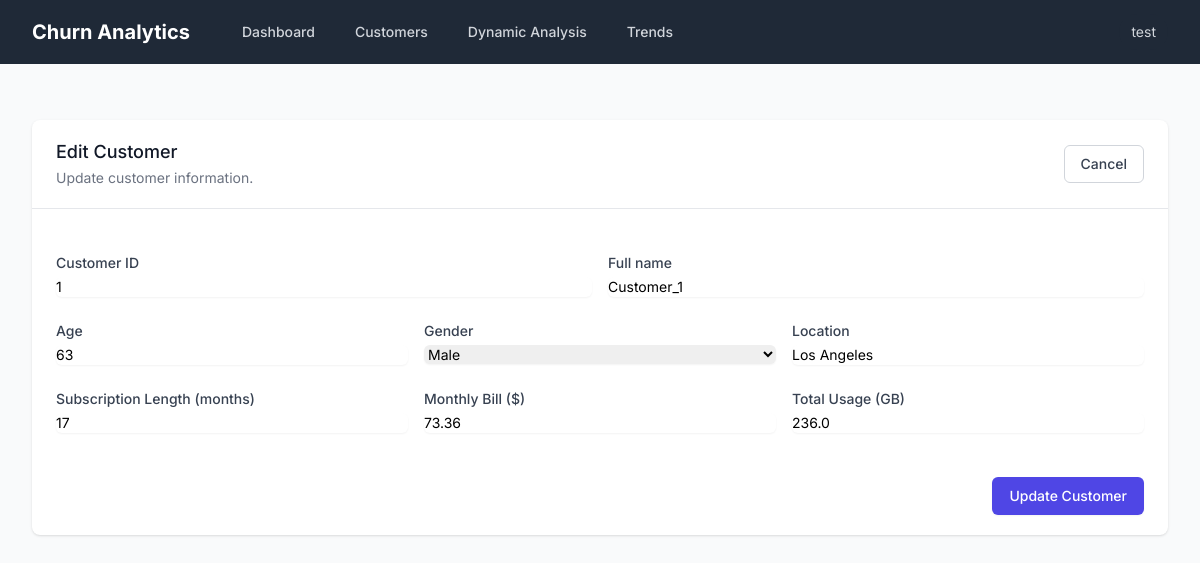
The page /customer/1/edit (signed in) on the database its author committed.
### app/src/app/models.py (models this page shows, shortened)
class User(UserMixin, db.Model):
    id = db.Column(db.Integer, primary_key=True)
    username = db.Column(db.String(64), index=True, unique=True)
    email = db.Column(db.String(120), index=True, unique=True)
    password_hash = db.Column(db.String(128))
    role = db.Column(db.String(20), default='user')  # user, admin, analyst
    last_seen = db.Column(db.DateTime, default=datetime.utcnow)
    company_name = db.Column(db.String(100))
    phone_number = db.Column(db.String(20))
    created_at = db.Column(db.DateTime, default=datetime.utcnow)
    is_active = db.Column(db.Boolean, default=True)
    customers = db.relationship('Customer', backref='user', lazy=True)

class Customer(db.Model):
    id = db.Column(db.Integer, primary_key=True)
    user_id = db.Column(db.Integer, db.ForeignKey('user.id'), nullable=False)
    customer_id = db.Column(db.String(50), unique=True, nullable=False)
    name = db.Column(db.String(100), nullable=False)
    age = db.Column(db.Integer)
    gender = db.Column(db.String(10))
    location = db.Column(db.String(100))
    subscription_length_months = db.Column(db.Integer)
    monthly_bill = db.Column(db.Float)
    total_usage_gb = db.Column(db.Float)
    churn_score = db.Column(db.Float)
    churn_prediction = db.Column(db.Boolean)
    last_prediction_date = db.Column(db.DateTime)
    risk_factors = db.Column(db.JSON)  # Store identified risk factors
    customer_segment = db.Column(db.String(50))  # High-value, Medium-value, Low-value
    activities = db.relationship('CustomerActivity', backref='customer', lazy=True)
    created_at = db.Column(db.DateTime, default=datetime.utcnow)
    updated_at = db.Column(db.DateTime, default=datetime.utcnow, onupdate=datetime.utcnow)

### app/src/app/routes.py (the view, shortened to what this page needs)
@main.route('/customer/<int:customer_id>/edit', methods=['GET', 'POST'])
@login_required
def edit_customer(customer_id):
    customer = Customer.query.get_or_404(customer_id)
    if customer.user_id != current_user.id:
        abort(403)
    form = AddCustomerForm(obj=customer)
    return render_template('edit_customer.html', form=form, customer=customer)

### app/src/app/forms.py
class AddCustomerForm(FlaskForm):
    customer_id = StringField('Customer ID', validators=[DataRequired()])
    name = StringField('Name', validators=[DataRequired()])
    age = IntegerField('Age', validators=[Optional(), NumberRange(min=0)])
    gender = SelectField('Gender', choices=[
        ('', 'Select'),
        ('Male', 'Male'),
        ('Female', 'Female'),
        ('Other', 'Other')
    ], validators=[Optional()])
    location = StringField('Location', validators=[Optional()])
    subscription_length_months = IntegerField('Subscription Length (months)',
        validators=[DataRequired(), NumberRange(min=0)])
    monthly_bill = FloatField('Monthly Bill',
        validators=[DataRequired(), NumberRange(min=0)])
    total_usage_gb = FloatField('Total Usage (GB)',
        validators=[DataRequired(), NumberRange(min=0)])

### app/src/app/models.py (called while the page is built)
@login.user_loader
def load_user(user_id):
    return User.query.get(int(user_id))

### app/src/app/templates/edit_customer.html (shortened to what this page needs)
{% extends "base.html" %}
{% block content %}
<div class="max-w-7xl mx-auto px-4 sm:px-6 lg:px-8 py-8">
  <div class="bg-white shadow overflow-hidden sm:rounded-lg">
    <div class="px-4 py-5 sm:px-6 flex justify-between items-center">
      <div>
        <h3 class="text-lg leading-6 font-medium text-gray-900">Edit Customer</h3>
        <p class="mt-1 max-w-2xl text-sm text-gray-500">Update customer information.</p>
      </div>
      <div>
        <a href="{{ url_for('main.view_customer', customer_id=customer.id) }}"
          class="inline-flex items-center px-4 py-2 border border-gray-300 text-sm font-medium rounded-md text-gray-700 bg-white hover:bg-gray-50">
          Cancel
        </a>
      </div>
    </div>
    <div class="border-t border-gray-200 px-4 py-5 sm:px-6">
      <form method="POST" class="space-y-6">
        <div class="grid grid-cols-1 gap-y-6 gap-x-4 sm:grid-cols-6">
          <div class="sm:col-span-3">
            <label for="customer_id" class="block text-sm font-medium text-gray-700">Customer ID</label>
            <div class="mt-1">
              {{ form.customer_id(class="shadow-sm focus:ring-indigo-500 focus:border-indigo-500 block w-full sm:text-sm
              border-gray-300 rounded-md") }}
            </div>
          </div>
          <div class="sm:col-span-3">
            <label for="name" class="block text-sm font-medium text-gray-700">Full name</label>
            <div class="mt-1">
              {{ form.name(class="shadow-sm focus:ring-indigo-500 focus:border-indigo-500 block w-full sm:text-sm
              border-gray-300 rounded-md") }}
            </div>
          </div>
          <div class="sm:col-span-2">
            <label for="age" class="block text-sm font-medium text-gray-700">Age</label>
            <div class="mt-1">
              {{ form.age(class="shadow-sm focus:ring-indigo-500 focus:border-indigo-500 block w-full sm:text-sm
              border-gray-300 rounded-md") }}
            </div>
          </div>
          <div class="sm:col-span-2">
            <label for="gender" class="block text-sm font-medium text-gray-700">Gender</label>
            <div class="mt-1">
              {{ form.gender(class="shadow-sm focus:ring-indigo-500 focus:border-indigo-500 block w-full sm:text-sm
              border-gray-300 rounded-md") }}
            </div>
          </div>
          <div class="sm:col-span-2">
            <label for="location" class="block text-sm font-medium text-gray-700">Location</label>
            <div class="mt-1">
              {{ form.location(class="shadow-sm focus:ring-indigo-500 focus:border-indigo-500 block w-full sm:text-sm
              border-gray-300 rounded-md") }}
            </div>
          </div>
          <div class="sm:col-span-2">
            <label for="subscription_length_months" class="block text-sm font-medium text-gray-700">Subscription Length
              (months)</label>
            <div class="mt-1">
              {{ form.subscription_length_months(class="shadow-sm focus:ring-indigo-500 focus:border-indigo-500 block
              w-full sm:text-sm border-gray-300 rounded-md") }}
            </div>
          </div>
          <div class="sm:col-span-2">
            <label for="monthly_bill" class="block text-sm font-medium text-gray-700">Monthly Bill ($)</label>
            <div class="mt-1">
              {{ form.monthly_bill(class="shadow-sm focus:ring-indigo-500 focus:border-indigo-500 block w-full
              sm:text-sm border-gray-300 rounded-md") }}
            </div>
          </div>
          <div class="sm:col-span-2">
            <label for="total_usage_gb" class="block text-sm font-medium text-gray-700">Total Usage (GB)</label>
            <div class="mt-1">
              {{ form.total_usage_gb(class="shadow-sm focus:ring-indigo-500 focus:border-indigo-500 block w-full
              sm:text-sm border-gray-300 rounded-md") }}
            </div>
          </div>
        </div>
        <div class="pt-5">
          <div class="flex justify-end">
            <button type="submit"
              class="ml-3 inline-flex justify-center py-2 px-4 border border-transparent shadow-sm text-sm font-medium rounded-md text-white bg-indigo-600 hover:bg-indigo-700 focus:outline-none focus:ring-2 focus:ring-offset-2 focus:ring-indigo-500">
              Update Customer
            </button>
          </div>
        </div>
      </form>
    </div>
  </div>
</div>
{% endblock %}

### app/src/app/templates/base.html (shortened to what this page needs)
<!DOCTYPE html>
<html lang="en">
  <head>
    <script src="https://cdn.tailwindcss.com"></script>
  </head>
  <body class="bg-gray-50">
    <nav class="bg-gray-800">
      <div class="max-w-7xl mx-auto px-4 sm:px-6 lg:px-8">
        <div class="flex items-center justify-between h-16">
          <div class="flex items-center">
            <div class="flex-shrink-0">
              <a href="{{ url_for('main.index') }}" class="text-white font-bold text-xl">Churn Analytics</a>
            </div>
            {% if current_user.is_authenticated %}
            <div class="hidden md:block">
              <div class="ml-10 flex items-baseline space-x-4">
                <a href="{{ url_for('main.dashboard') }}"
                  class="{{ 'bg-gray-900 text-white' if request.endpoint == 'main.dashboard' else 'text-gray-300 hover:bg-gray-700 hover:text-white' }} px-3 py-2 rounded-md text-sm font-medium">
                  Dashboard
                </a>
                <a href="{{ url_for('main.customers') }}"
                  class="{{ 'bg-gray-900 text-white' if request.endpoint == 'main.customers' else 'text-gray-300 hover:bg-gray-700 hover:text-white' }} px-3 py-2 rounded-md text-sm font-medium">
                  Customers
                </a>
                <a href="{{ url_for('main.dynamic_analysis') }}"
                  class="{{ 'bg-gray-900 text-white' if request.endpoint == 'main.dynamic_analysis' else 'text-gray-300 hover:bg-gray-700 hover:text-white' }} px-3 py-2 rounded-md text-sm font-medium">
                  Dynamic Analysis
                </a>
                <a href="{{ url_for('main.trends') }}"
                  class="{{ 'bg-gray-900 text-white' if request.endpoint == 'main.trends' else 'text-gray-300 hover:bg-gray-700 hover:text-white' }} px-3 py-2 rounded-md text-sm font-medium">
                  Trends
                </a>
              </div>
            </div>
            {% endif %}
          </div>
          <div class="hidden md:block">
            <div class="ml-4 flex items-center md:ml-6">
              {% if current_user.is_authenticated %}
              <div class="ml-3 relative">
                <div>
                  <button type="button"
                    class="max-w-xs bg-gray-800 rounded-full flex items-center text-sm focus:outline-none focus:ring-2 focus:ring-offset-2 focus:ring-offset-gray-800 focus:ring-white"
                    id="user-menu-button" aria-expanded="false" aria-haspopup="true">
                    <span class="text-gray-300 px-3 py-2">{{ current_user.username }}</span>
                  </button>
                </div>
              </div>
              {% endif %}
            </div>
          </div>
        </div>
      </div>
    </nav>
    <main class="py-6">
      {% block content %}{% endblock %}
    </main>
  </body>
</html>

### app/src/app/templates/base.html (style rules this page uses)
body { font-family: 'Inter', sans-serif; }

### rows shown on the page
User: username "test"
Customer: customer_id "1", name "Customer_1", age "63", gender "Male", location "Los Angeles", subscription_length_months "17", monthly_bill "73.36", total_usage_gb "236.0"
